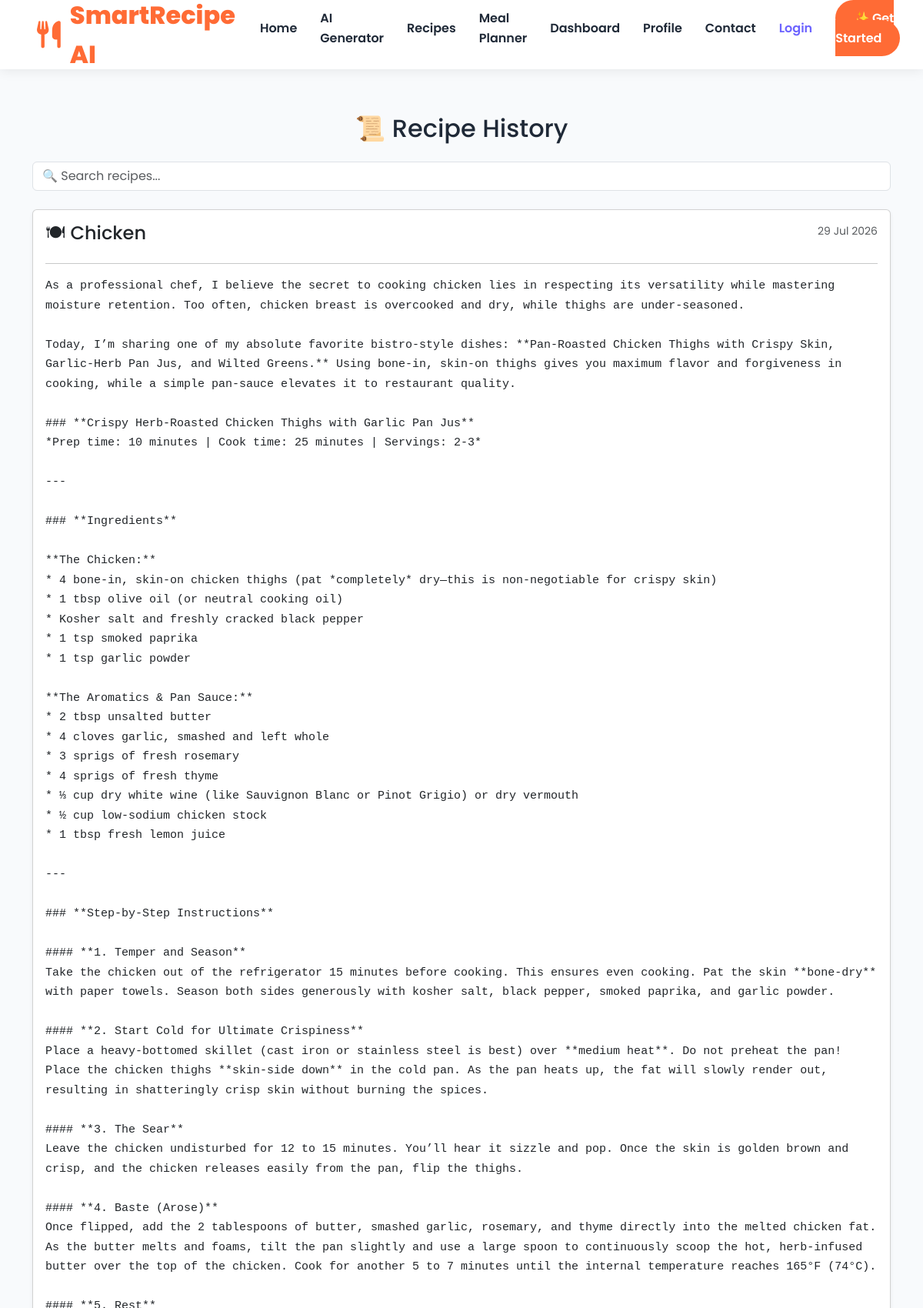
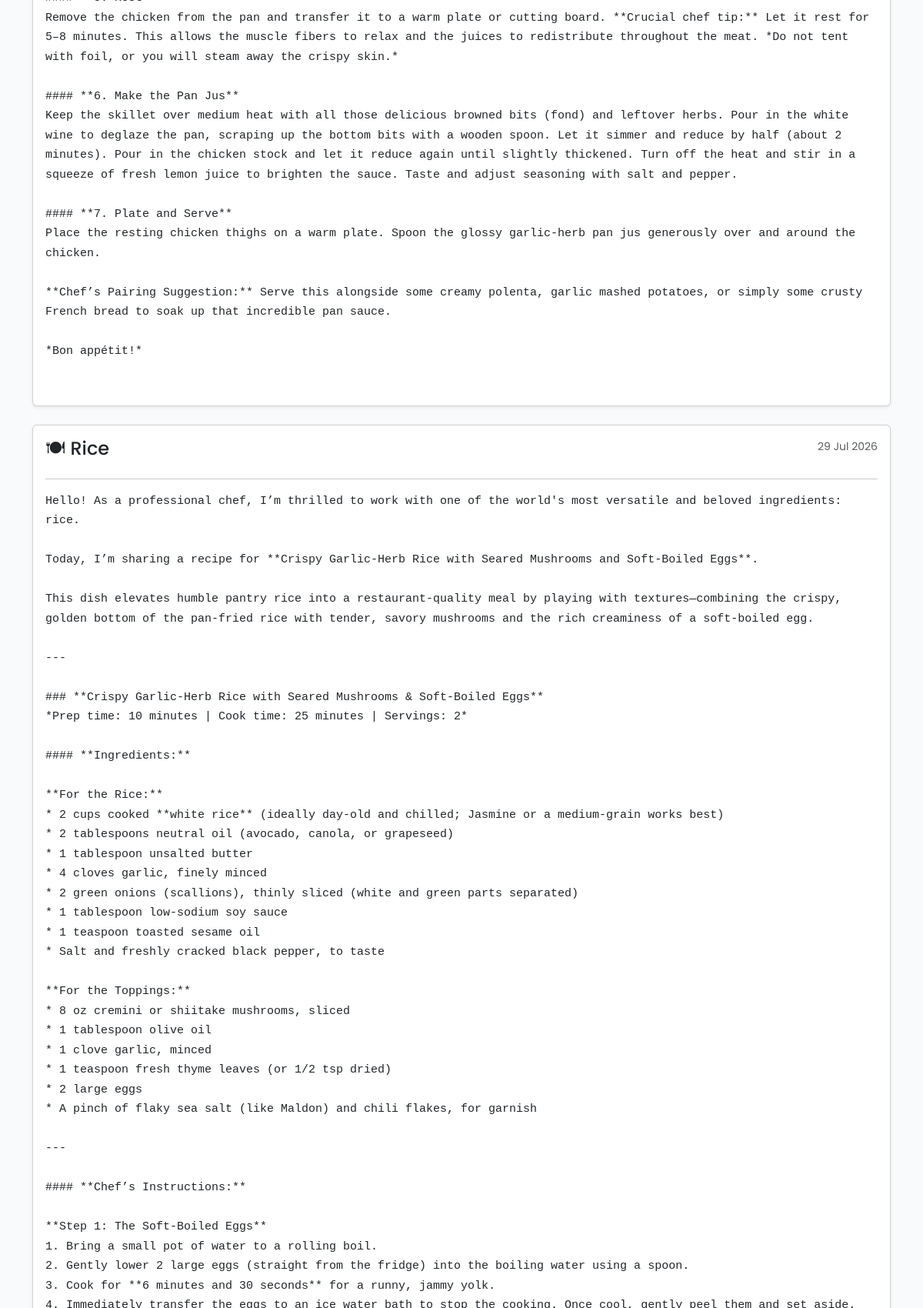
The page /history (signed in, upper part) on the database its author committed (2 pictures, top to bottom).
### models.py (models this page shows, shortened)
class RecipeHistory(db.Model):
    __tablename__ = "recipe_history"
    id = db.Column(
        db.Integer,
        primary_key=True
    )
    recipe_name = db.Column(
        db.String(255),
        nullable=False
    )
    recipe_content = db.Column(
        db.Text,
        nullable=False
    )
    created_at = db.Column(
        db.DateTime,
        server_default=db.func.now()
    )
    user_id = db.Column(
        db.Integer,
        db.ForeignKey("users.id"),
        nullable=False
    )

### app.py (the view)
@app.route("/history")
@login_required
def history():
    history = RecipeHistory.query.filter_by(
        user_id=current_user.id
    ).order_by(
        RecipeHistory.created_at.desc()
    ).all()
    return render_template(
        "recipe_history.html",
        history=history
    )

### app.py (called while the page is built)
@login_manager.user_loader
def load_user(user_id):
    return db.session.get(User, int(user_id))

### templates/recipe_history.html (shortened to what this page needs)
{% extends "base.html" %}
{% block content %}
<div class="container mt-5">
    <h2 class="mb-4 text-center">
        📜 Recipe History
    </h2>
    <input
        type="text"
        id="searchHistory"
        class="form-control mb-4"
        placeholder="🔍 Search recipes..."
    >
    {% if history %}
        {% for recipe in history %}
        <div class="card shadow-sm mb-4 history-card">
            <div class="card-body">
                <div class="d-flex justify-content-between">
                    <h4>
                        🍽 {{ recipe.recipe_name }}
                    </h4>
                    <small class="text-muted">
                        {{ recipe.created_at.strftime("%d %b %Y") }}
                    </small>
                </div>
                <hr>
                <pre class="recipe-content">
{{ recipe.recipe_content }}
                </pre>
            </div>
        </div>
        {% endfor %}
    {% endif %}
</div>
{% endblock %}

### static/css/base.css (style rules this page uses)
* { margin:0; padding:0; box-sizing:border-box; }
html { scroll-behavior:smooth; }
body { font-family:'Poppins',sans-serif; background:#F8FAFC; color:#1F2937; line-height:1.6; }

### templates/recipe_history.html (style rules this page uses)
.recipe-content { white-space:pre-wrap; font-size:15px; line-height:1.7; }
.history-card { transition:.3s; }

### rows shown on the page
RecipeHistory: recipe_name "Chicken", created_at "29 Jul 2026", recipe_content "As a professional chef, I believe the secret to cooking chicken lies in respecting its versatility while mastering moisture retention. Too often, chicken breast is overcooked and dry, while thighs are under-seasoned. Today, I’m sharing one of my absolute favorite bistro-style dishes: **Pan-Roasted Chicken Thighs with Crispy Skin, Garlic-Herb Pan Jus, and Wilted Greens.** Using bone-in, skin-on thighs gives you maximum flavor and forgiveness in cooking, while a simple pan-sauce elevates it to restaurant quality. ### **Crispy Herb-Roasted Chicken Thighs with Garlic Pan Jus** *Prep time: 10 minutes | Cook time: 25 minutes | Servings: 2-3* --- ### **Ingredients** **The Chicken:** * 4 bone-in,…"
RecipeHistory: recipe_name "Rice", created_at "29 Jul 2026"
